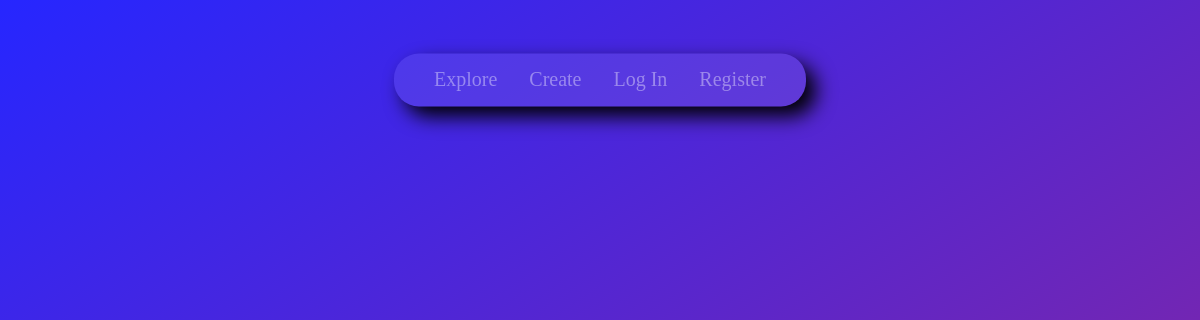
Before: / with the older database file.
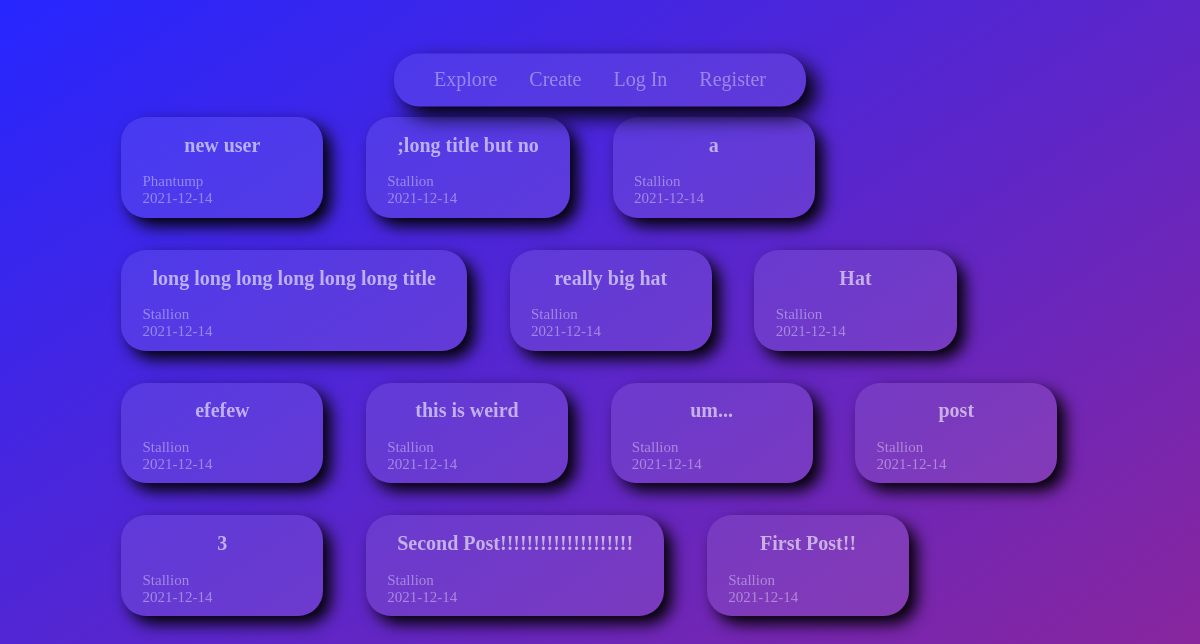
After: the same page with the newer database file.
### tables this page shows
CREATE TABLE post (
  id INTEGER PRIMARY KEY AUTOINCREMENT,
  author_id INTEGER NOT NULL,
  created TIMESTAMP NOT NULL DEFAULT CURRENT_TIMESTAMP,
  title TEXT NOT NULL,
  body TEXT NOT NULL,
  FOREIGN KEY (author_id) REFERENCES user (id)
);

CREATE TABLE user (
  id INTEGER PRIMARY KEY AUTOINCREMENT,
  username TEXT UNIQUE NOT NULL,
  password TEXT NOT NULL,
  first TEXT NOT NULL,
  last TEXT NOT NULL

);

### app/blog.py (the view)
@bp.route("/")
def index():
    db = get_db()
    query = """SELECT post.id, title, body, created, author_id, username
            FROM post JOIN user ON post.author_id = user.id
            ORDER BY created DESC"""
    posts = db.execute(query).fetchall() # will be a list of all Rows
    return render_template("blog/index.html", posts=posts)

### app/auth.py (called while the page is built)
@bp.before_app_request
def load_logged_in_user():
    user_id = session.get("user_id")
    if user_id is None:
        g.user = None
    else:
        g.user = get_db().execute("SELECT * FROM user WHERE id = ?", (user_id,)).fetchone()

### app/db.py (called while the page is built)
def get_db():
    if "db" not in g: # see if the db is loaded into the g namespace to use
        g.db = sqlite3.connect(
            current_app.config["DATABASE"], detect_types=sqlite3.PARSE_DECLTYPES
        )
        g.db.row_factory = sqlite3.Row
    return g.db

### app/templates/blog/index.html (shortened to what this page needs)
{% extends 'base.html' %}
{% block content %}
<link rel="stylesheet" href="{{ url_for('static',filename ='view_style.css') }}">
<ul class="group">
  {% for post in posts %}
    <li class="post">
      <header>
        <div>
          <h1><a href="{{ url_for('blog.view', id=post['id']) }}">{{ post['title'] }}</a></h1>
           <div><p>{{ post['username'] }}</p></div>
          <div><p>{{ post['created'].strftime('%Y-%m-%d') }}</p></div>
        </div>
      </header>
    </li>
    {% endfor %}
</ul>
    {% endblock %}

### app/templates/base.html (shortened to what this page needs)
<link rel="stylesheet" href="{{ url_for('static', filename='style.css') }}">
<div class="topnav">
    {% if g.user %}
      <a href="#placeholder"> {{ g.user['username'] }}</a>
      <a href="{{ url_for('auth.logout') }}">Log Out</a>
    {% else %}
      <a href="{{ url_for('auth.register') }}">Register</a>
      <a href="{{ url_for('auth.login') }}">Log In</a>
        {% endif %}
    <a href="{{ url_for('blog.create') }}">Create</a>
    <a href="{{ url_for('blog.index') }}">Explore</a>
</div>
<section class="content">
    {% block content %}{% endblock %}
</section>

### app/static/style.css (style rules this page uses)
.topnav { overflow: hidden; box-shadow: 10px 10px 20px; border-radius: 25px; background-color: #ffffff17; backdrop-fiter: blur(12px); position: fixed; top: 10%; left: 50%; transform: translate(-50%, -50%); padding-left: 2%; padding-right: 2%; padding-bottom: 0%; }
.topnav a { float: right; display: block; color: ebf4ff; text-align: center; padding: 14px 16px; text-decoration: none; font-size: 12px; font-family: "Sans-serif", Verdana; text-align: center; color: rgba(256, 256, 256, 0.4); font-size: 20px; margin-bottom: 2px; transition-duration: 0.4s; }

### app/static/view_style.css (style rules this page uses)
.group { display: flex; flex-flow: row wrap; padding-top: 8%; margin-left: 5%; margin-right: 3%; list-style: none; }
.post { box-shadow: 8px 8px 16px ; border-radius: 25px; background-color: #ffffff17; backdrop-fiter: blur(12px); padding-left: 2%; padding-right: 2%; padding-bottom: 1%; margin-top: 2%; margin-left: 2%; margin-right: 2%; margin-bottom: 1%; min-width: 15%; min-height: 10%; }
a { font-family: "Sans-serif", Verdana; text-align: center; color: rgba(256, 256, 256, 0.6); font-size: 20px; margin-bottom: 2px; transition-duration: 0.4s; text-decoration: none; }
p { font-family: "Sans-serif", Verdana; text-align: left; color: rgba(256, 256, 256, 0.4); font-size: 15px; transition-duration: 0.4s; margin: 0; text-decoration: none; }
h1 { font-family: "Sans-serif", Verdana; text-align: center; color: rgba(256, 256, 256, 0.5); font-size: 20px; padding-left: min(10px); padding-right: min(10px); }

Changed rows visible on the page:
added post: title "new user", username "Phantump", created "2021-12-14"
added post: title ";long title but no", username "Stallion", created "2021-12-14"
added post: title "a", username "Stallion", created "2021-12-14"
added post: title "long long long long long long title", username "Stallion", created "2021-12-14"
added post: title "really big hat", username "Stallion", created "2021-12-14"
added post: title "Hat", username "Stallion", created "2021-12-14"
added post: title "efefew", username "Stallion", created "2021-12-14"
added post: title "this is weird", username "Stallion", created "2021-12-14"
added post: title "um...", username "Stallion", created "2021-12-14"
added post: title "post", username "Stallion", created "2021-12-14"
added post: title "3", username "Stallion", created "2021-12-14"
added post: title "Second Post!!!!!!!!!!!!!!!!!!!!", username "Stallion", created "2021-12-14"
added post: title "First Post!!", username "Stallion", created "2021-12-14"
